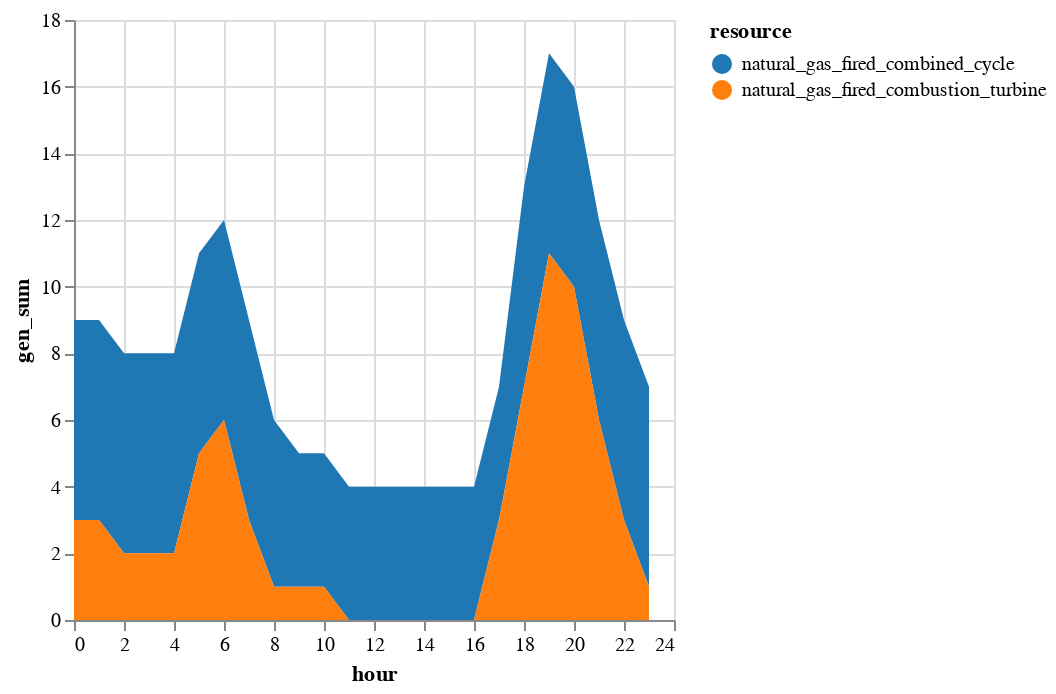

Notebook cell for this chart:
### Markdown cell above
We can now see that the need to maintain reserve requirements leads to greater commitment of natural gas units throughout the day. The addition of CCGTs and GTs to meet reserve requirements leads to greater curtailment of wind and solar in the afternoon hours. We also see more CT units committed during the morning ramp as well as the afternoon hours to help provide reserves.

### Code cell
sol_commit = innerjoin(solution.commit, 
                    gen_df[!, [:r_id, :resource]], 
                    on = :r_id)
sol_commit = combine(groupby(sol_commit, [:resource, :hour]), 
            :gen => sum)
sol_commit.hour = sol_commit.hour .- T_period[1]

sol_commit |>
@vlplot(:area, 
    x=:hour, y={:gen_sum, stack=:zero}, 
    color={"resource:n", scale={scheme="category10"}})

### Figure 1 — Vega-Lite specification as saved in the notebook (floating-point values rounded to 4 significant figures)
{"data": {"values": [{"gen_sum": 6, "hour": 0, "resource": "natural_gas_fired_combined_cycle"}, {"gen_sum": 3, "hour": 0, "resource": "natural_gas_fired_combustion_turbine"}, {"gen_sum": 6, "hour": 1, "resource": "natural_gas_fired_combined_cycle"}, {"gen_sum": 3, "hour": 1, "resource": "natural_gas_fired_combustion_turbine"}, {"gen_sum": 6, "hour": 2, "resource": "natural_gas_fired_combined_cycle"}, {"gen_sum": 2, "hour": 2, "resource": "natural_gas_fired_combustion_turbine"}, {"gen_sum": 6, "hour": 3, "resource": "natural_gas_fired_combined_cycle"}, {"gen_sum": 2, "hour": 3, "resource": "natural_gas_fired_combustion_turbine"}, {"gen_sum": 6, "hour": 4, "resource": "natural_gas_fired_combined_cycle"}, {"gen_sum": 2, "hour": 4, "resource": "natural_gas_fired_combustion_turbine"}, {"gen_sum": 6, "hour": 5, "resource": "natural_gas_fired_combined_cycle"}, {"gen_sum": 5, "hour": 5, "resource": "natural_gas_fired_combustion_turbine"}, {"gen_sum": 6, "hour": 6, "resource": "natural_gas_fired_combined_cycle"}, {"gen_sum": 6, "hour": 6, "resource": "natural_gas_fired_combustion_turbine"}, {"gen_sum": 6, "hour": 7, "resource": "natural_gas_fired_combined_cycle"}, {"gen_sum": 3, "hour": 7, "resource": "natural_gas_fired_combustion_turbine"}, {"gen_sum": 5, "hour": 8, "resource": "natural_gas_fired_combined_cycle"}, {"gen_sum": 1, "hour": 8, "resource": "natural_gas_fired_combustion_turbine"}, {"gen_sum": 4, "hour": 9, "resource": "natural_gas_fired_combined_cycle"}, {"gen_sum": 1, "hour": 9, "resource": "natural_gas_fired_combustion_turbine"}, {"gen_sum": 4, "hour": 10, "resource": "natural_gas_fired_combined_cycle"}, {"gen_sum": 1, "hour": 10, "resource": "natural_gas_fired_combustion_turbine"}, {"gen_sum": 4, "hour": 11, "resource": "natural_gas_fired_combined_cycle"}, {"gen_sum": 0, "hour": 11, "resource": "natural_gas_fired_combustion_turbine"}, {"gen_sum": 4, "hour": 12, "resource": "natural_gas_fired_combined_cycle"}, {"gen_sum": 0, "hour": 12, "resource": "natural_gas_fired_combustion_turbine"}, {"gen_sum": 4, "hour": 13, "resource": "natural_gas_fired_combined_cycle"}, {"gen_sum": 0, "hour": 13, "resource": "natural_gas_fired_combustion_turbine"}, {"gen_sum": 4, "hour": 14, "resource": "natural_gas_fired_combined_cycle"}, {"gen_sum": 0, "hour": 14, "resource": "natural_gas_fired_combustion_turbine"}, {"gen_sum": 4, "hour": 15, "resource": "natural_gas_fired_combined_cycle"}, {"gen_sum": 0, "hour": 15, "resource": "natural_gas_fired_combustion_turbine"}, {"gen_sum": 4, "hour": 16, "resource": "natural_gas_fired_combined_cycle"}, {"gen_sum": 0, "hour": 16, "resource": "natural_gas_fired_combustion_turbine"}, {"gen_sum": 4, "hour": 17, "resource": "natural_gas_fired_combined_cycle"}, {"gen_sum": 3, "hour": 17, "resource": "natural_gas_fired_combustion_turbine"}, {"gen_sum": 6, "hour": 18, "resource": "natural_gas_fired_combined_cycle"}, {"gen_sum": 7, "hour": 18, "resource": "natural_gas_fired_combustion_turbine"}, {"gen_sum": 6, "hour": 19, "resource": "natural_gas_fired_combined_cycle"}, {"gen_sum": 11, "hour": 19, "resource": "natural_gas_fired_combustion_turbine"}, {"gen_sum": 6, "hour": 20, "resource": "natural_gas_fired_combined_cycle"}, {"gen_sum": 10, "hour": 20, "resource": "natural_gas_fired_combustion_turbine"}, {"gen_sum": 6, "hour": 21, "resource": "natural_gas_fired_combined_cycle"}, {"gen_sum": 6, "hour": 21, "resource": "natural_gas_fired_combustion_turbine"}, {"gen_sum": 6, "hour": 22, "resource": "natural_gas_fired_combined_cycle"}, {"gen_sum": 3, "hour": 22, "resource": "natural_gas_fired_combustion_turbine"}, {"gen_sum": 6, "hour": 23, "resource": "natural_gas_fired_combined_cycle"}, {"gen_sum": 1, "hour": 23, "resource": "natural_gas_fired_combustion_turbine"}]}, "encoding": {"color": {"field": "resource", "scale": {"scheme": "category10"}, "type": "nominal"}, "x": {"field": "hour", "type": "quantitative"}, "y": {"field": "gen_sum", "stack": "zero", "type": "quantitative"}}, "mark": "area"}
